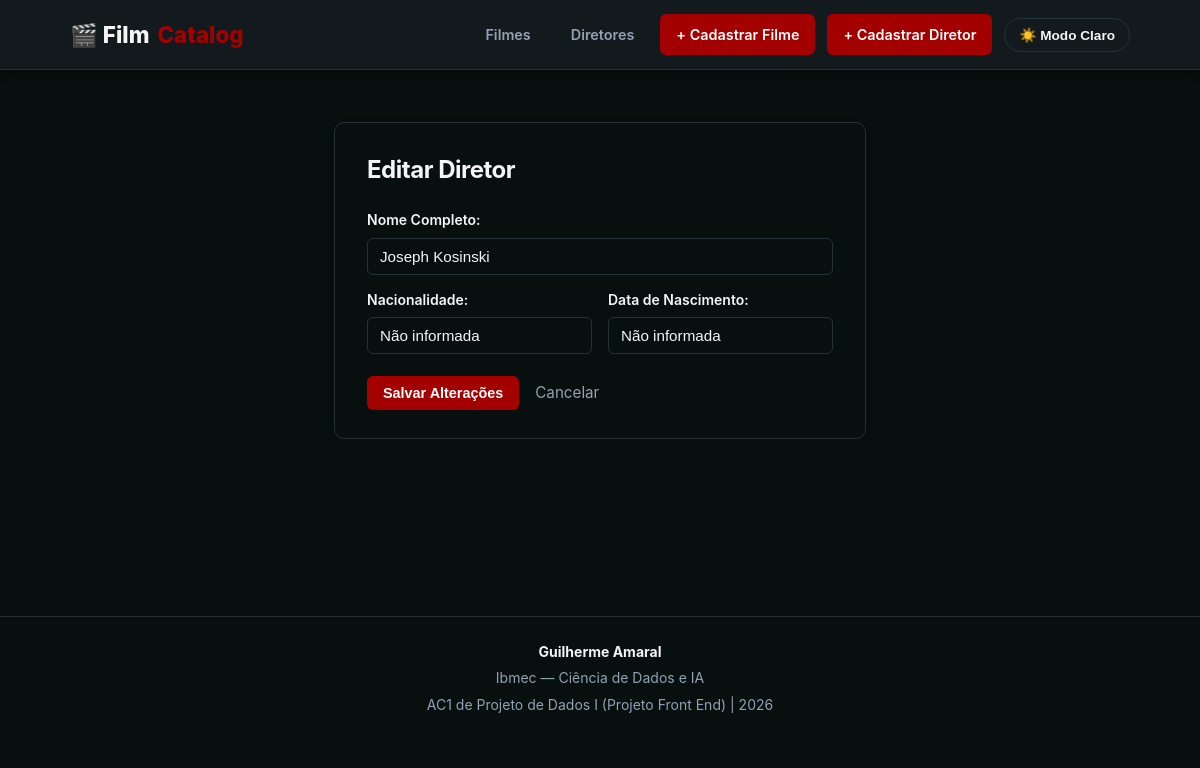
The page /diretores/3/editar on the database as committed earlier.
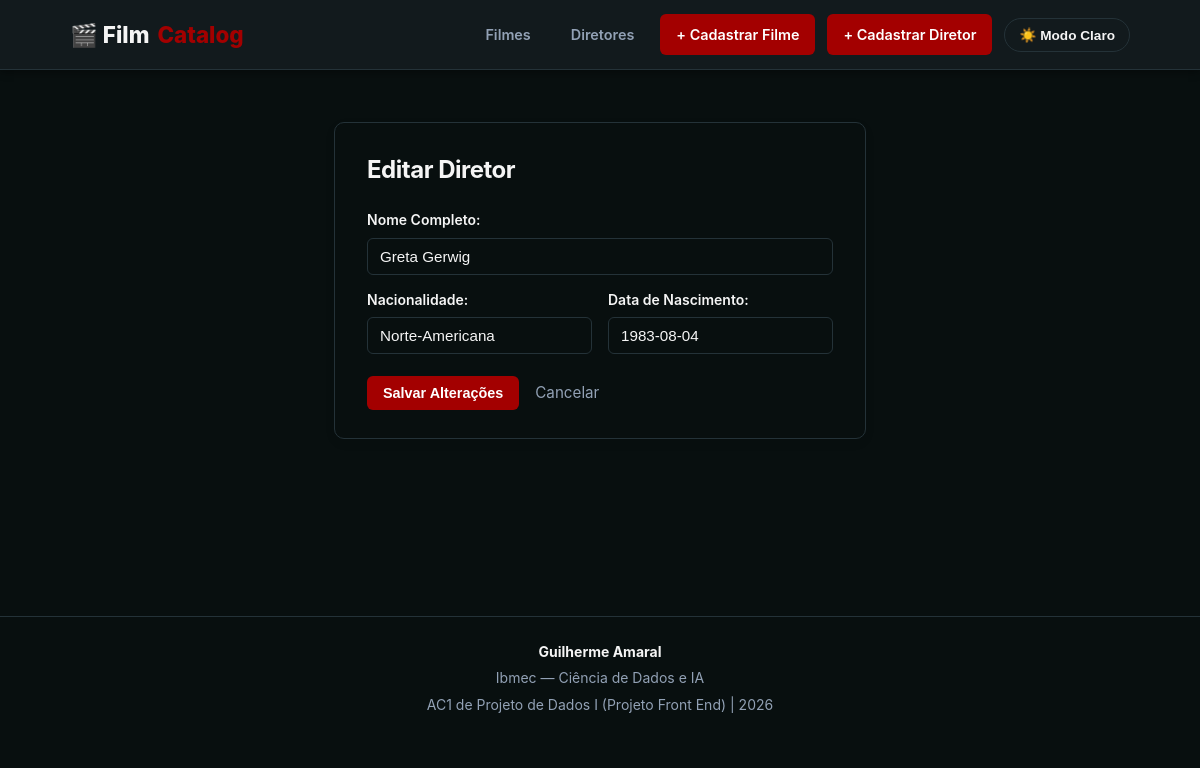
The same page on the database as committed later.
### tables this page shows
CREATE TABLE diretores (
            id INTEGER PRIMARY KEY AUTOINCREMENT,
            nome TEXT NOT NULL UNIQUE,
            nacionalidade TEXT NOT NULL,
            data_nascimento TEXT NOT NULL
        );

### app.py (the view, shortened to what this page needs)
@app.route("/diretores/<int:id_diretor>/editar", methods=["GET", "POST"])
def editar_diretor(id_diretor):
    diretor = obter_diretor_por_id(id_diretor)
    if diretor is None:
        return render_template("erro.html", mensagem=f"Diretor com ID {id_diretor} não foi encontrado"), 404
    return render_template(
        "form_diretor.html",
        nome=diretor["nome"],
        nacionalidade=diretor["nacionalidade"],
        data_nascimento=diretor["data_nascimento"],
        edicao=True,
        id_diretor=id_diretor
    )

### banco.py (called while the page is built)
def obter_diretor_por_id(id_diretor):
    conn = conectar_banco()
    cursor = conn.cursor()
    cursor.execute('SELECT * FROM diretores WHERE id = ?', (id_diretor,))
    diretor = cursor.fetchone()
    conn.close()
    return diretor

### templates/form_diretor.html (shortened to what this page needs)
{% extends 'base.html' %}
{% block conteudo %}
<div class="form-card">
    <h2 class="form-title">
        {% if edicao %}Editar Diretor{% else %}Cadastrar Novo Diretor{% endif %}
    </h2>
    <form action="{% if edicao %}{{ url_for('editar_diretor', id_diretor=id_diretor) }}{% else %}{{ url_for('cadastro_diretor') }}{% endif %}" method="POST">
        <div class="form-grid">
            <div class="form-group full-width">
                <label for="nome">Nome Completo:</label>
                <input
                    type="text"
                    id="nome"
                    name="nome"
                    required
                    placeholder="ex: Christopher Nolan"
                    value="{{ nome or '' }}"
                >
            </div>
            <div class="form-group">
                <label for="nacionalidade">Nacionalidade:</label>
                <input
                    type="text"
                    id="nacionalidade"
                    name="nacionalidade"
                    placeholder="ex: Britânico"
                    value="{{ nacionalidade or '' }}"
                >
            </div>
            <div class="form-group">
                <label for="data_nascimento">Data de Nascimento:</label>
                <input
                    type="text"
                    id="data_nascimento"
                    name="data_nascimento"
                    placeholder="ex: 30/07/1970"
                    value="{{ data_nascimento or '' }}"
                >
            </div>
        </div>
        <div class="form-actions">
            <button type="submit" class="btn btn-primary">
                {% if edicao %}Salvar Alterações{% else %}Cadastrar Diretor{% endif %}
            </button>
            <a href="/diretores" class="btn-cancel">Cancelar</a>
        </div>
    </form>
</div>
{% endblock %}

Rows that differ between the two databases and show on the page:
changed diretores: nome "Joseph Kosinski" → "Greta Gerwig"; nacionalidade "Não informada" → "Norte-Americana"; data_nascimento "Não informada" → "1983-08-04"
